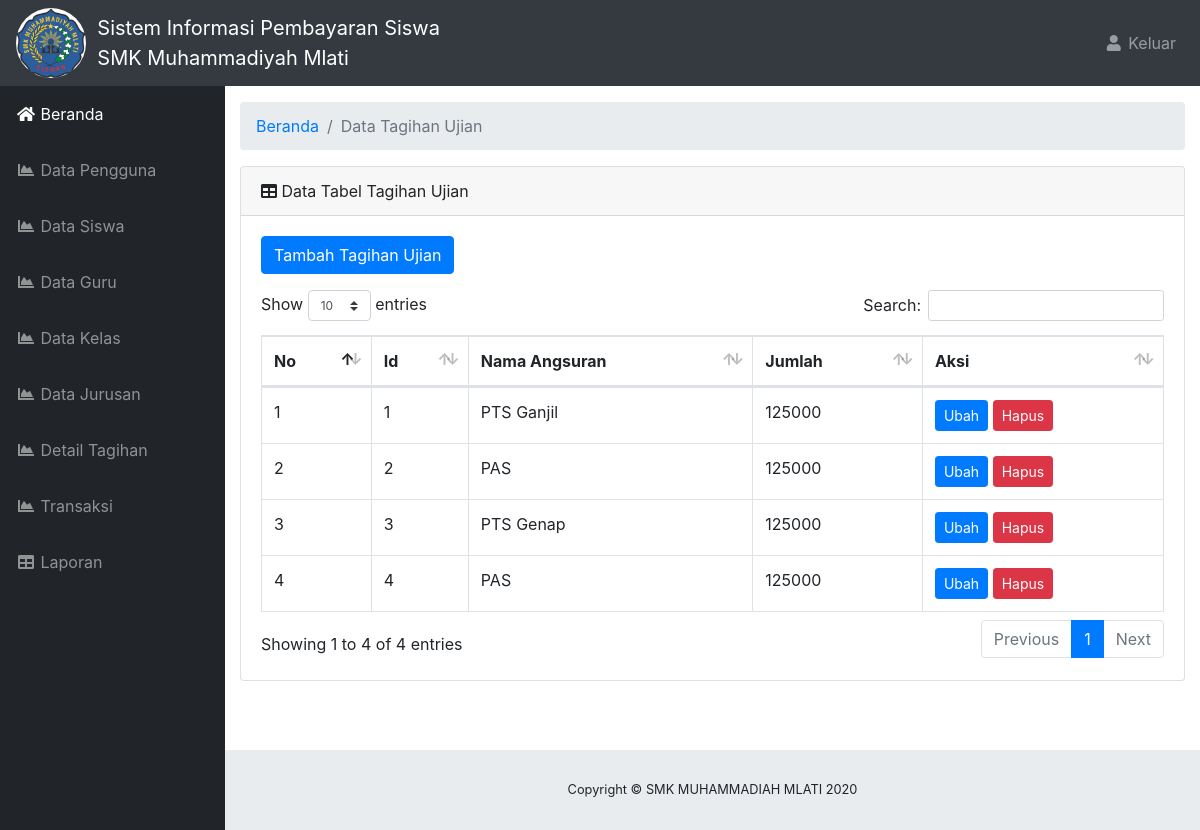
Screenshot of /beranda.php?halaman=detailujian (signed in) with the database file from the repository.
### tables this page shows
CREATE TABLE `detail_tag_ujian` (
  `id_detail_ujian` int(11) NOT NULL,
  `nama_angsuran` varchar(50) NOT NULL,
  `jumlah` varchar(20) NOT NULL
);

### aplikasi/admin/detailtagihan/detail_ujian.php (the view, shortened to what this page needs)
  <div id="content-wrapper">
    <div class="container-fluid">
      <ol class="breadcrumb">
        <li class="breadcrumb-item">
          <a href="beranda.php">Beranda</a>
        </li>
        <li class="breadcrumb-item active">Data Tagihan Ujian</li>
      </ol>
      <div class="card mb-3">
        <div class="card-header">
          <i class="fas fa-table"></i>
          Data Tabel Tagihan Ujian</div>
        <div class="card-body">
          <form class="form-group">
          <a class="btn btn-primary" href="beranda.php?halaman=tambahdetailujian">Tambah Tagihan Ujian </a>
          </form>
          <div class="table-responsive">
            <table class="table table-bordered" id="dataTable" width="100%" cellspacing="0">
              <thead>
                <tr>
                  <th>No</th>
                  <th>Id</th>
                  <th>Nama Angsuran</th>
                  <th>Jumlah</th>
                  <th>Aksi</th>
                </tr>
              </thead>
              <tbody>
              <?php
              $no=1;
              $Querytampil = mysqli_query($konek,"SELECT id_detail_ujian, nama_angsuran, jumlah
              FROM detail_tag_ujian");
              while ($tampiltabel  = mysqli_fetch_array($Querytampil)) {
              $varId            = $tampiltabel['id_detail_ujian'];
              $varNamaAngsuran  = $tampiltabel['nama_angsuran'];
              $varJumlah        = $tampiltabel['jumlah'];
              ?>
              <tr>
                <td><?php echo $no ?></td>
                <td><?php echo $varId ?></td>
                <td><?php echo $varNamaAngsuran ?></td>
                <td><?php echo $varJumlah ?></td>
                <td>
                    <a class="btn btn-primary btn-sm" href="beranda.php?halaman=ubahdetailujian&id=<?php echo $varId ?>">Ubah</a>
                    <a class="btn btn-danger btn-sm" href="beranda.php?halaman=detailujian&id=<?php echo $varId ?>">Hapus</a>
                </td>
              </tr>
              <?php
              $no++;}
              ?>
              </tbody>
            </table>
          </div>
        </div>
      </div>
    </div>
  </div>
</div>

### css/sb-admin.css (style rules this page uses)
html { position: relative; min-height: 100%; }
body { height: 100%; }
#wrapper #content-wrapper { overflow-x: hidden; width: 100%; padding-top: 1rem; padding-bottom: 80px; }
:root { --input-padding-x: 0.75rem; --input-padding-y: 0.75rem; }

### rows the page displays
detail_tag_ujian: id_detail_ujian "1", nama_angsuran "PTS Ganjil", jumlah "125000"
detail_tag_ujian: id_detail_ujian "2", nama_angsuran "PAS", jumlah "125000"
detail_tag_ujian: id_detail_ujian "3", nama_angsuran "PTS Genap", jumlah "125000"
detail_tag_ujian: id_detail_ujian "4", nama_angsuran "PAS", jumlah "125000"
